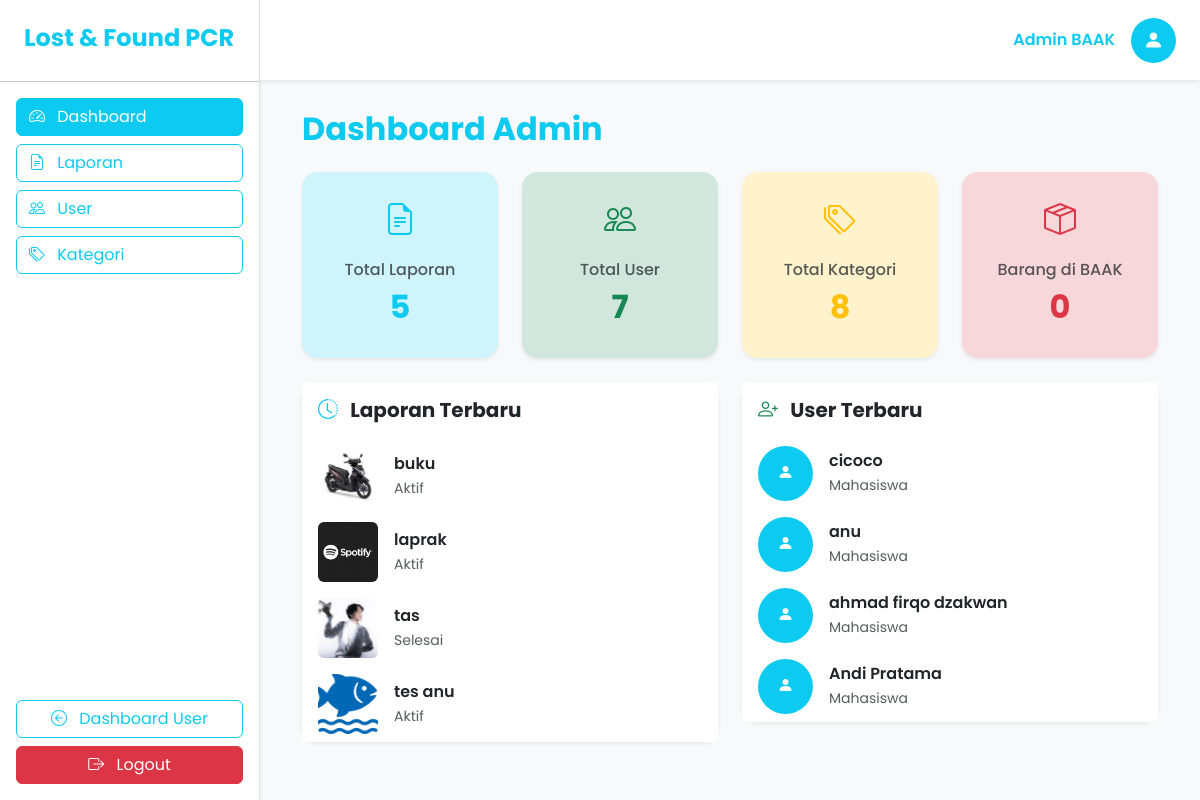
The page /index.php?aksi=admin (signed in) on the database as committed earlier.
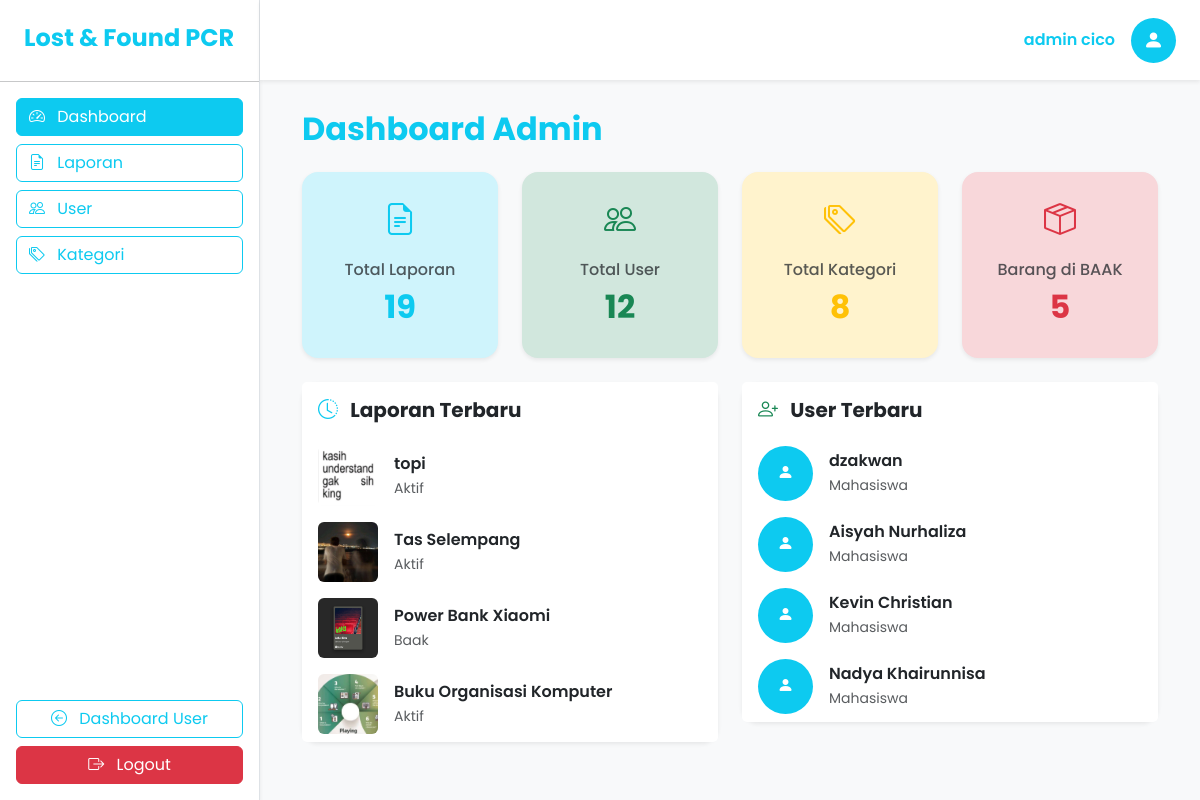
The same page on the database as committed later.
### tables this page shows
CREATE TABLE `laporan` (
  `id_laporan` int(11) NOT NULL,
  `id_user` int(11) NOT NULL,
  `id_kategori` int(11) NOT NULL,
  `jenis_laporan` enum('kehilangan','penemuan') NOT NULL,
  `nama_barang` varchar(100) NOT NULL,
  `deskripsi` text DEFAULT NULL,
  `foto_barang` varchar(255) DEFAULT NULL,
  `lokasi` varchar(100) DEFAULT NULL,
  `tanggal_kejadian` date NOT NULL,
  `status_laporan` enum('aktif','selesai','baak') DEFAULT 'aktif',
  `created_at` timestamp NOT NULL DEFAULT current_timestamp()
);

CREATE TABLE `users` (
  `id_user` int(11) NOT NULL,
  `nim` varchar(20) NOT NULL,
  `nama_lengkap` varchar(100) NOT NULL,
  `email` varchar(100) NOT NULL,
  `password` varchar(255) NOT NULL,
  `role` enum('mahasiswa','admin') NOT NULL DEFAULT 'mahasiswa',
  `created_at` timestamp NOT NULL DEFAULT current_timestamp()
);

### app/controllers/AdminController.php (called while the page is built, shortened)
<?php
require_once __DIR__ . "/../../config/koneksi.php";
require_once __DIR__ . "/../models/LaporanModel.php";
require_once __DIR__ . "/../models/UserModel.php";
class AdminController
{
    private $laporanModel;
    private $userModel;
    public function __construct($conn)
    {
        $this->laporanModel = new LaporanModel($conn);
        $this->userModel = new UserModel($conn);
    }
    public function index()
    {
        $statistik = $this->laporanModel->getStatistikAdmin();
        $laporanTerbaru = $this->laporanModel->getLaporanTerbaruAdmin();
        $userTerbaru = $this->userModel->getUserTerbaru();
        require __DIR__ . "/../views/admin/index.php";
    }
}

### app/models/LaporanModel.php (called while the page is built, shortened)
<?php
class LaporanModel
{
    private $conn;
    public function __construct($conn)
    {
        $this->conn = $conn;
    }
    public function getStatistikAdmin()
    {
        $query=mysqli_query($this->conn,"
            SELECT
            COUNT(*) total_laporan,
            (SELECT COUNT(*) FROM users) total_user,
            (SELECT COUNT(*) FROM kategori) total_kategori,
            SUM(status_laporan='baak') barang_baak
            FROM laporan
        ");
        return mysqli_fetch_assoc($query);
    }
    public function getLaporanTerbaruAdmin()
    {
        return mysqli_query($this->conn,"
            SELECT
            nama_barang,
            foto_barang,
            status_laporan
            FROM laporan
            ORDER BY id_laporan DESC
            LIMIT 4
        ");
    }
}

### app/models/UserModel.php (called while the page is built, shortened)
<?php
class UserModel
{
    private $conn;
    public function __construct($conn)
    {
        $this->conn = $conn;
    }
    public function getUserTerbaru()
    {
        return mysqli_query($this->conn,"
            SELECT
            nama_lengkap,
            role
            FROM users
            ORDER BY id_user DESC
            LIMIT 4
        ");
    }
}

### app/views/admin/index.php (the view, shortened to what the changed rows need)
<!DOCTYPE html>
<html>
<head>
    <link href="https://cdn.jsdelivr.net/npm/bootstrap@5.3.3/dist/css/bootstrap.min.css" rel="stylesheet">
    <link rel="stylesheet" href="https://cdn.jsdelivr.net/npm/bootstrap-icons@1.11.3/font/bootstrap-icons.min.css">
    <link rel="stylesheet" href="public/assets/css/admin.css">
</head>
<body class="bg-light">
    <div class="d-flex">
        <div class="bg-white border-end shadow-sm d-flex flex-column position-fixed" style="width:260px;height:100vh;">
            <div class="p-4">
                <h4 class="fw-bold text-info mb-1">
                    Lost & Found PCR
                </h4>
            </div>
            <hr class="m-0">
            <div class="list-group list-group-flush p-3 gap-2 flex-grow-1">
                <a href="index.php?aksi=admin" class="btn btn-info text-start"">
                    <i class="bi bi-speedometer2 me-2"></i>
                    Dashboard
                </a>
                <a href="index.php?aksi=admin_laporan" class="btn btn-outline-info text-start">
                    <i class="bi bi-file-earmark-text me-2"></i>
                    Laporan
                </a>
                <a href="index.php?aksi=admin_user" class="btn btn-outline-info text-start">
                    <i class="bi bi-people me-2"></i>
                    User
                </a>
                <a href="index.php?aksi=kategori" class="btn btn-outline-info text-start">
                    <i class="bi bi-tags me-2"></i>
                    Kategori
                </a>
            </div>
            <div class="p-3 mt-auto">
                <a href="index.php?aksi=dashboard" class="btn btn-outline-info w-100 mb-2">
                    <i class="bi bi-arrow-left-circle me-2"></i>
                    Dashboard User
                </a>
                <a href="index.php?aksi=logout" class="btn btn-danger w-100">
                    <i class="bi bi-box-arrow-right me-2"></i>
                    Logout
                </a>
            </div>
        </div>
        <main class="main-content">
            <div class="flex-grow-1">
                <nav class="navbar navbar-expand-lg bg-white shadow-sm px-4 py-3">
                    <div class="ms-auto d-flex align-items-center">
                        <span class="fw-semibold text-info me-3">
                            <?= $_SESSION['nama']; ?>
                        </span>
                        <div class="bg-info rounded-circle d-flex justify-content-center align-items-center"
                            style="width:45px;height:45px;">
                            <i class="bi bi-person-fill text-white  fs-5"></i>
                        </div>
                    </div>
            </div>
            <div class="content">
                <div class="container-fluid">
                    <h2 class="fw-bold text-info mb-4">
                        Dashboard Admin
                    </h2>
                    <div class="row g-4 mb-4">
                        <div class="col-lg-3 col-md-6">
                            <div class="card border-0 shadow-sm rounded-4 bg-info-subtle">
                                <div class="card-body text-center py-4">
                                    <i class="bi bi-file-earmark-text fs-2 text-info"></i>
                                    <h6 class="text-muted mt-3 mb-2">
                                        Total Laporan
                                    </h6>
                                    <h2 class="fw-bold text-info">
                                        <?= $statistik['total_laporan']; ?>
                                    </h2>
                                </div>
                            </div>
                        </div>
                        <div class="col-lg-3 col-md-6">
                            <div class="card border-0 shadow-sm rounded-4 bg-success-subtle">
                                <div class="card-body text-center py-4">
                                    <i class="bi bi-people fs-2 text-success"></i>
                                    <h6 class="text-muted mt-3 mb-2">
                                        Total User
                                    </h6>
                                    <h2 class="fw-bold text-success">
                                        <?= $statistik['total_user']; ?>
                                    </h2>
                                </div>
                            </div>
                        </div>
                        <div class="col-lg-3 col-md-6">
                            <div class="card border-0 shadow-sm rounded-4 bg-warning-subtle">
                                <div class="card-body text-center py-4">
                                    <i class="bi bi-tags fs-2 text-warning"></i>
                                    <h6 class="text-muted mt-3 mb-2">
                                        Total Kategori
                                    </h6>
                                    <h2 class="fw-bold text-warning">
                                        <?= $statistik['total_kategori']; ?>
                                    </h2>
                                </div>
                            </div>
                        </div>
                        <div class="col-lg-3 col-md-6">
                            <div class="card border-0 shadow-sm rounded-4 bg-danger-subtle">
                                <div class="card-body text-center py-4">
                                    <i class="bi bi-box-seam fs-2 text-danger"></i>
                                    <h6 class="text-muted mt-3 mb-2">
                                        Barang di BAAK
                                    </h6>
                                    <h2 class="fw-bold text-danger">
                                        <?= $statistik['barang_baak']; ?>
                                    </h2>
                                </div>
                            </div>
                        </div>
                    </div>
                    <div class="row g-4">
                        <div class="col-lg-6">
                            <div class="card border-0 shadow-sm rounded-4">
                                <div
                                    class="card-header bg-white border-0 d-flex justify-content-between align-items-center py-3">
                                    <h5 class="fw-bold mb-0">
                                        <i class="bi bi-clock-history text-info me-2"></i>
                                        Laporan Terbaru
                                    </h5>
                                </div>
                                <div class="list-group list-group-flush">
                                    <?php while($row=mysqli_fetch_assoc($laporanTerbaru)){ ?>
                                    <div class="list-group-item border-0">
                                        <div class="d-flex align-items-center">
                                            <?php if($row['foto_barang']!=""){ ?>
                                            <img src="public/uploads/barang/<?= $row['foto_barang']; ?>"
                                                class="rounded me-3" style="width:60px;height:60px;object-fit:cover;">
                                            <?php }else{ ?>
                                            <img src="public/assets/image/no-image.png" class="rounded me-3"
                                                style="width:60px;height:60px;object-fit:cover;">
                                            <?php } ?>
                                            <div class="flex-grow-1">
                                                <div class="fw-semibold">
                                                    <?= $row['nama_barang']; ?>
                                                </div>
                                                <small class="text-muted">
                                                    <?= ucfirst($row['status_laporan']); ?>
                                                </small>
                                            </div>
                                        </div>
                                    </div>
                                    <?php } ?>
                                </div>
                            </div>
                        </div>
                        <div class="col-lg-6">
                            <div class="card border-0 shadow-sm rounded-4">
                                <div
                                    class="card-header bg-white border-0 d-flex justify-content-between align-items-center py-3">
                                    <h5 class="fw-bold mb-0">
                                        <i class="bi bi-person-plus text-success me-2"></i>
                                        User Terbaru
                                    </h5>
                                </div>
                                <div class="list-group list-group-flush">
                                    <?php while($row=mysqli_fetch_assoc($userTerbaru)){ ?>
                                    <div class="list-group-item border-0">
                                        <div class="d-flex align-items-center">
                                            <div class="bg-info rounded-circle d-flex justify-content-center align-items-center me-3"
                                                style="width:55px;height:55px;">
                                                <i class="bi bi-person-fill text-white"></i>
                                            </div>
                                            <div>
                                                <div class="fw-semibold">
                                                    <?= $row['nama_lengkap']; ?>
                                                </div>
                                                <small class="text-muted">
                                                    <?= ucfirst($row['role']); ?>
                                                </small>
                                            </div>
                                        </div>
                                    </div>
                                    <?php } ?>
                                </div>
                            </div>
                        </div>
                    </div>
                </div>
            </div>
        </main>
    </div>
</body>
</html>

Rows that differ between the two databases and show on the page:
removed laporan: foto_barang (picture), nama_barang "buku", status_laporan "Aktif"
removed laporan: foto_barang (picture), nama_barang "laprak", status_laporan "Aktif"
removed laporan: foto_barang (picture), nama_barang "tas", status_laporan "Selesai"
removed laporan: foto_barang (picture), nama_barang "tes anu", status_laporan "Aktif"
removed users: nama_lengkap "cicoco", role "Mahasiswa"
removed users: nama_lengkap "anu", role "Mahasiswa"
removed users: nama_lengkap "ahmad firqo dzakwan", role "Mahasiswa"
removed users: nama_lengkap "Andi Pratama", role "Mahasiswa"
added laporan: foto_barang (picture), nama_barang "topi", status_laporan "Aktif"
added laporan: foto_barang (picture), nama_barang "Tas Selempang", status_laporan "Aktif"
added laporan: foto_barang (picture), nama_barang "Power Bank Xiaomi", status_laporan "Baak"
added laporan: foto_barang (picture), nama_barang "Buku Organisasi Komputer", status_laporan "Aktif"
added users: nama_lengkap "dzakwan", role "Mahasiswa"
added users: nama_lengkap "Aisyah Nurhaliza", role "Mahasiswa"
added users: nama_lengkap "Kevin Christian", role "Mahasiswa"
added users: nama_lengkap "Nadya Khairunnisa", role "Mahasiswa"
Other text that changed with them:
$_SESSION['nama']: "Admin BAAK" → "admin cico"
$statistik['total_laporan']: "5" → "19"
$statistik['total_user']: "7" → "12"
$statistik['barang_baak']: "0" → "5"
